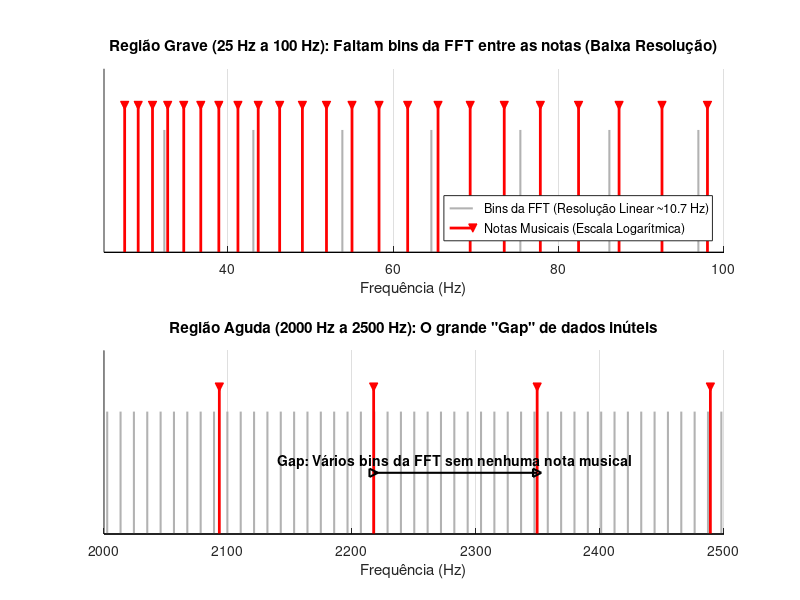

This chart was generated by the following MATLAB code:
% Parâmetros da FFT
fs = 44100;
N = 4096; % Um N comum em processamento de áudio de baixa latência
resolucao_fft = fs / N; % ~10.76 Hz de distância entre cada bin
bins_fft = (0:N/2-1) * resolucao_fft;

% Geração das frequências das notas musicais (Padrão A4 = 440 Hz)
% Calculando notas do A0 (MIDI 21) ao C8 (MIDI 108)
notas_midi = 21:108;
freqs_notas = 440 * 2.^((notas_midi - 69) / 12);

% ----------------- PLOTAGEM -----------------
figure('Position', [100, 100, 1000, 700]);

% Subplot 1: Região Grave (O problema do "Aglomeramento")
subplot(2,1,1);
hold on;
% Bins da FFT (Cinza)
h1 = stem(bins_fft(bins_fft >= 25 & bins_fft <= 100), ...
    ones(1, sum(bins_fft >= 25 & bins_fft <= 100)), ...
    'Color', [0.7 0.7 0.7], 'Marker', 'none', 'LineWidth', 1.5);
% Notas Musicais (Vermelho)
h2 = stem(freqs_notas(freqs_notas >= 25 & freqs_notas <= 100), ...
    1.2 * ones(1, sum(freqs_notas >= 25 & freqs_notas <= 100)), ...
    'r', 'Marker', 'v', 'LineWidth', 2, 'MarkerFaceColor', 'r');

xlim([25 100]);
ylim([0 1.5]);
yticks([]);
title('Região Grave (25 Hz a 100 Hz): Faltam bins da FFT entre as notas (Baixa Resolução)');
xlabel('Frequência (Hz)');
legend([h1, h2], {'Bins da FFT (Resolução Linear ~10.7 Hz)', 'Notas Musicais (Escala Logarítmica)'}, 'Location', 'southeast');
grid on;

% Subplot 2: Região Aguda (O problema do "Gap" / Dados Inúteis)
subplot(2,1,2);
hold on;
% Bins da FFT (Cinza)
stem(bins_fft(bins_fft >= 2000 & bins_fft <= 2500), ...
    ones(1, sum(bins_fft >= 2000 & bins_fft <= 2500)), ...
    'Color', [0.7 0.7 0.7], 'Marker', 'none', 'LineWidth', 1.5);
% Notas Musicais (Vermelho)
stem(freqs_notas(freqs_notas >= 2000 & freqs_notas <= 2500), ...
    1.2 * ones(1, sum(freqs_notas >= 2000 & freqs_notas <= 2500)), ...
    'r', 'Marker', 'v', 'LineWidth', 2, 'MarkerFaceColor', 'r');

xlim([2000 2500]);
ylim([0 1.5]);
yticks([]);
title('Região Aguda (2000 Hz a 2500 Hz): O grande "Gap" de dados inúteis');
xlabel('Frequência (Hz)');

% Destacando o Gap
gap_start = freqs_notas(find(freqs_notas > 2100, 1));
gap_end = freqs_notas(find(freqs_notas > 2100, 2));
gap_end = gap_end(2);
plot([gap_start, gap_end], [0.5, 0.5], 'k<->', 'LineWidth', 1.5);
text((gap_start+gap_end)/2, 0.6, 'Gap: Vários bins da FFT sem nenhuma nota musical', 'HorizontalAlignment', 'center', 'FontWeight', 'bold');
grid on;
